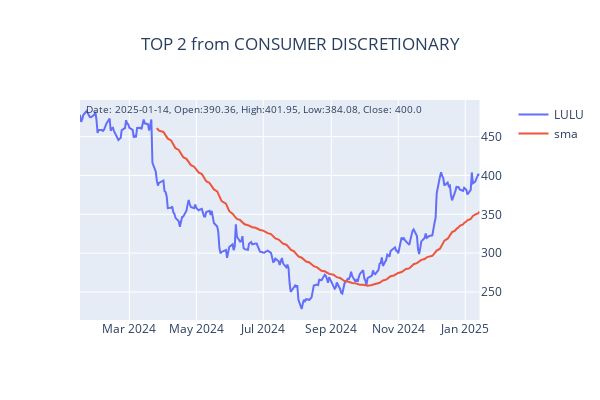
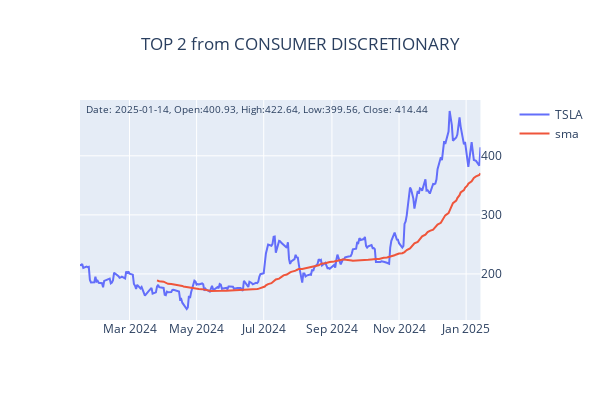

The cell these charts' notebook holds for them, in order:
### Markdown cell above
###  Getting best performing stocks in each sectors

### Code cell
from yfinance_utils import list_utils
import time

NUMBER_OF_TOP_PERFORMERS_IN_SECTORS = 2
_sym = {}
for symbol, value in top:
    _l = []
    for s in list_utils.SECTORS[symbol].keys():
        _l.append(s)
    _tp = list_utils.get_top_performers(_l, size=NUMBER_OF_TOP_PERFORMERS_IN_SECTORS)
    _l = [i[0] for i in _tp]
    _sym[symbol] = _l
    
for _s in _sym:
    time.sleep(5)
    data = yfinance.download(_sym[_s], period='1y')
    for symbol in _sym[_s]:
        _f=make_subplots(specs=[[{"secondary_y": True}]])
        _f.update_layout(title=f"TOP {NUMBER_OF_TOP_PERFORMERS_IN_SECTORS} from {names[_s]}", title_x=0.5, width=600, height=400)
        _d2 = pd.DataFrame()
        _d2 = data.loc[:,(slice(None),symbol)]
        _d2.columns = COLUMNS
        _d2['sma'] = TA.SMA(_d2, period=50)
        _d2.reset_index(inplace=True)
        _f.add_trace(
            go.Scatter(y=_d2['Close'], x=_d2['Date'], name=symbol),
            secondary_y=False
        )
        _f.add_trace(
            go.Scatter(y=_d2['sma'], x=_d2['Date'], name=f'sma'),
            secondary_y=False
        )
        _f.update_yaxes(side='right')
        price = f"Date: {today}, Open:{round(_d2['Open'].iloc[-1],2)}, High:{round(_d2['High'].iloc[-1],2)}, Low:{round(_d2['Low'].iloc[-1],2)}, Close: {round(_d2['Close'].iloc[-1],2)}"
        _f.add_annotation(xref='x domain',
                        yref='y domain',
                        x=0.01,
                        y=1,
                        text=price, 
                        showarrow=False,
                        font=dict(size=10),
                        row=1, col=1)
        _f.show()

if save_to_mongo:
    _sym['DATE'] = datetime.today().strftime('%Y-%m-%d')
    file_utils.save_to_mongo(_sym, "top_performers")

### Figure 1 — Plotly figure (JSON) as saved in the notebook; plotly's stock layout.template omitted (floating-point values rounded to 4 significant figures; data arrays with more than 128 entries replaced by an {"elided": "..."} marker saying what was removed)
{"data": [{"name": "LULU", "type": "scatter", "x": {"elided": "251 str values"}, "xaxis": "x", "y": {"elided": "251 float values"}, "yaxis": "y"}, {"name": "sma", "type": "scatter", "x": {"elided": "251 str values"}, "xaxis": "x", "y": {"elided": "251 float values"}, "yaxis": "y"}], "layout": {"annotations": [{"font": {"size": 10}, "showarrow": false, "text": "Date: 2025-01-14, Open:390.36, High:401.95, Low:384.08, Close: 400.0", "x": 0.01, "xref": "x domain", "y": 1, "yref": "y domain"}], "height": 400, "title": {"text": "TOP 2 from CONSUMER DISCRETIONARY", "x": 0.5}, "width": 600, "xaxis": {"anchor": "y", "domain": [0, 0.94]}, "yaxis": {"anchor": "x", "domain": [0, 1], "side": "right"}, "yaxis2": {"anchor": "x", "overlaying": "y", "side": "right"}}}

### Figure 2 — Plotly figure (JSON) as saved in the notebook; plotly's stock layout.template omitted (floating-point values rounded to 4 significant figures; data arrays with more than 128 entries replaced by an {"elided": "..."} marker saying what was removed)
{"data": [{"name": "TSLA", "type": "scatter", "x": {"elided": "251 str values"}, "xaxis": "x", "y": {"elided": "251 float values"}, "yaxis": "y"}, {"name": "sma", "type": "scatter", "x": {"elided": "251 str values"}, "xaxis": "x", "y": {"elided": "251 float values"}, "yaxis": "y"}], "layout": {"annotations": [{"font": {"size": 10}, "showarrow": false, "text": "Date: 2025-01-14, Open:400.93, High:422.64, Low:399.56, Close: 414.44", "x": 0.01, "xref": "x domain", "y": 1, "yref": "y domain"}], "height": 400, "title": {"text": "TOP 2 from CONSUMER DISCRETIONARY", "x": 0.5}, "width": 600, "xaxis": {"anchor": "y", "domain": [0, 0.94]}, "yaxis": {"anchor": "x", "domain": [0, 1], "side": "right"}, "yaxis2": {"anchor": "x", "overlaying": "y", "side": "right"}}}
